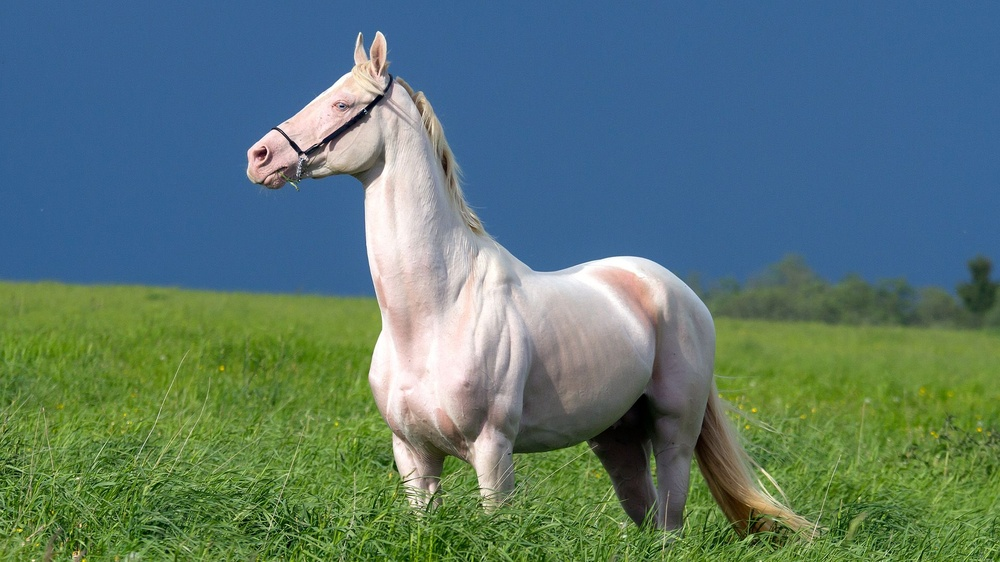
#> input picture horse.jpg, 1000 x 562 px, shrunk from 1920 x 1080 before the run
$ jupyter execute Image_normalization.ipynb
#> lines starting #> are read from the running program, lines starting #| are printed output that depends on the picture
[cell 1]
import cv2
import matplotlib.pyplot as plt
import numpy as np

[cell 2]
image = cv2.imread('horse.jpg')
#> image is the input picture: shape (562, 1000, 3); mean B, G, R 113.1, 119.6, 90.9

[cell 3]
def normalize_image(image):
    min_max = cv2.normalize(image, None, 0, 255, cv2.NORM_MINMAX)
    z_score = np.zeros_like(image, dtype=np.float32)

    for i in range(3):
        channel = image[:,:,i]
        mean = np.mean(channel)
        std = np.std(channel)
        z_score[:,:,i] = (channel-mean)/(std+1e-8)
#> this loop made 3 passes
#> (mean, std) on passes 1 to 3: (113.1, 54.8), (119.6, 37.63), (90.89, 50.73)
#> pass 1, in normalize_image, `channel = image[:,:,i]`:
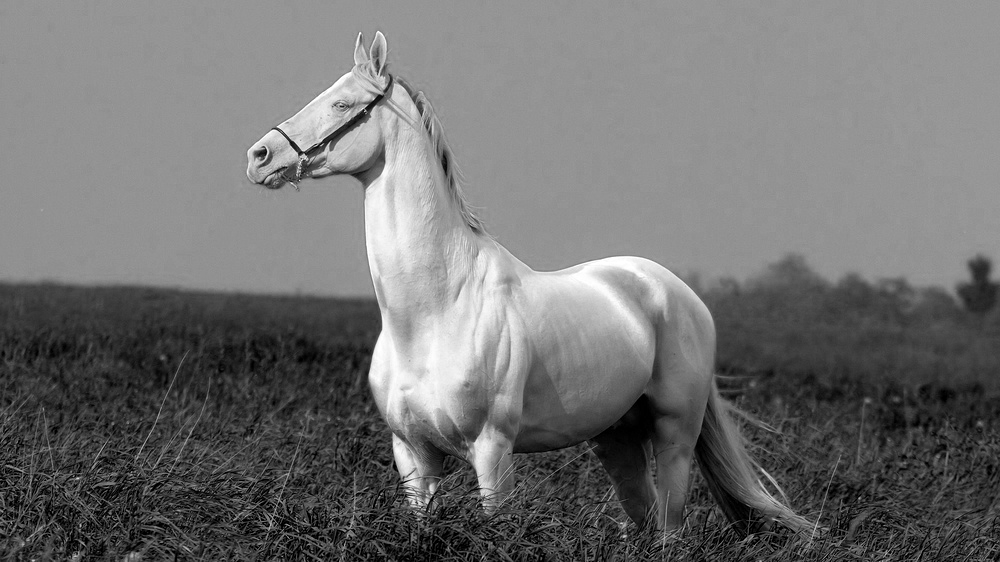
#> channel: shape (562, 1000); min 0, max 255, mean 113.1
#> pass 2, in normalize_image, `channel = image[:,:,i]`:
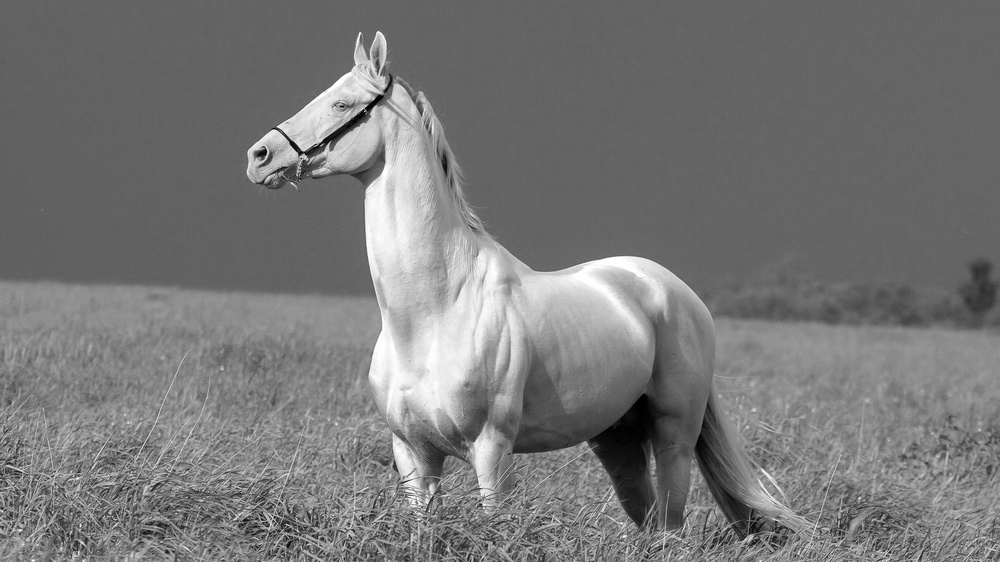
#> channel: shape (562, 1000); min 0, max 255, mean 119.6
#> pass 3, in normalize_image, `channel = image[:,:,i]`:
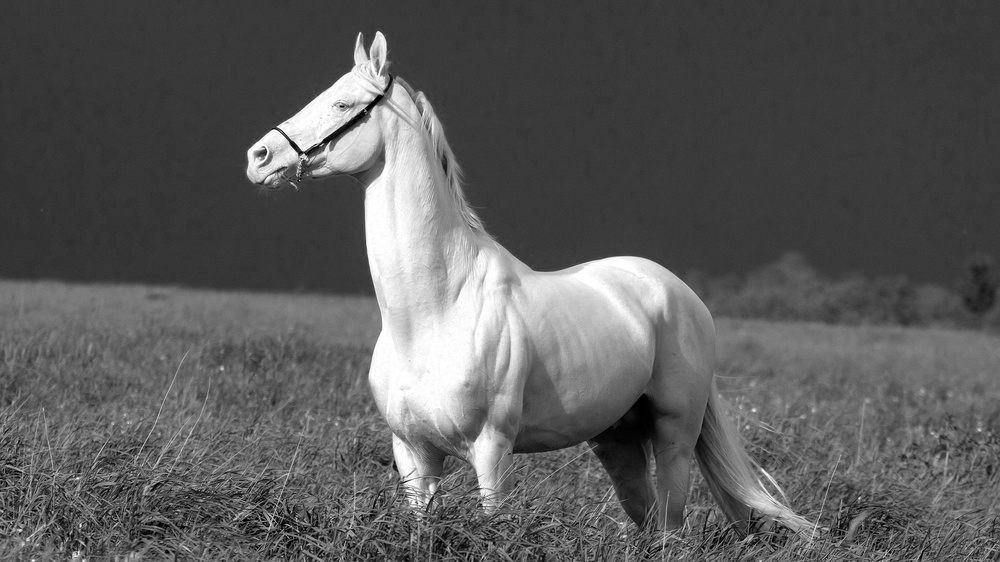
#> channel: shape (562, 1000); min 0, max 255, mean 90.9
#> after the loop:
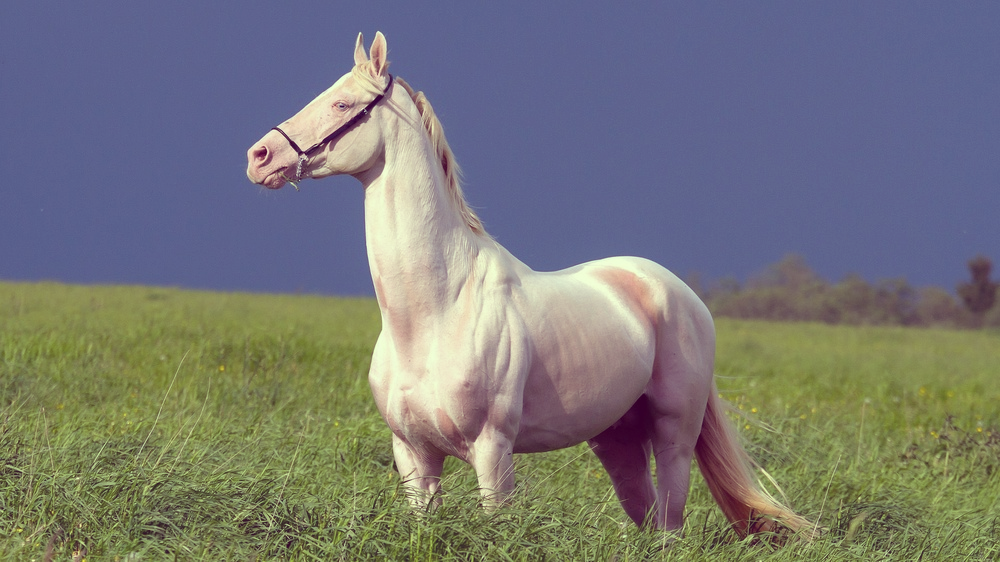
#> z_score: shape (562, 1000, 3) float32; mean B, G, R 4.03e-05, -2.78e-05, -0.000149; drawn with min black and max white

    z_score = cv2.normalize(z_score, None, 0, 255, cv2.NORM_MINMAX).astype(np.uint8)

    gray = cv2.cvtColor(image, cv2.COLOR_BGR2GRAY)
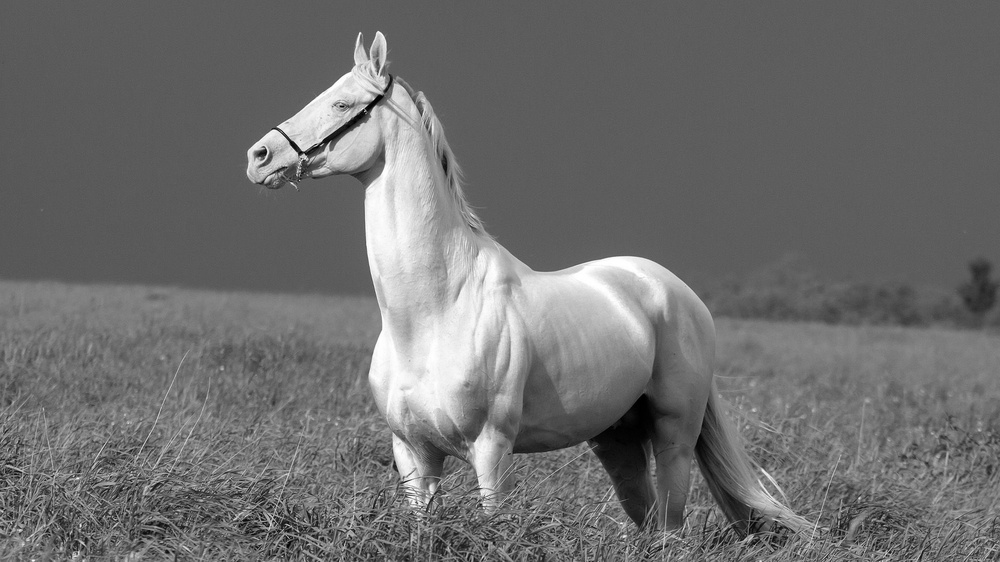
#> gray: shape (562, 1000); min 0, max 255, mean 110.2
    hist_eq = cv2.equalizeHist(gray)
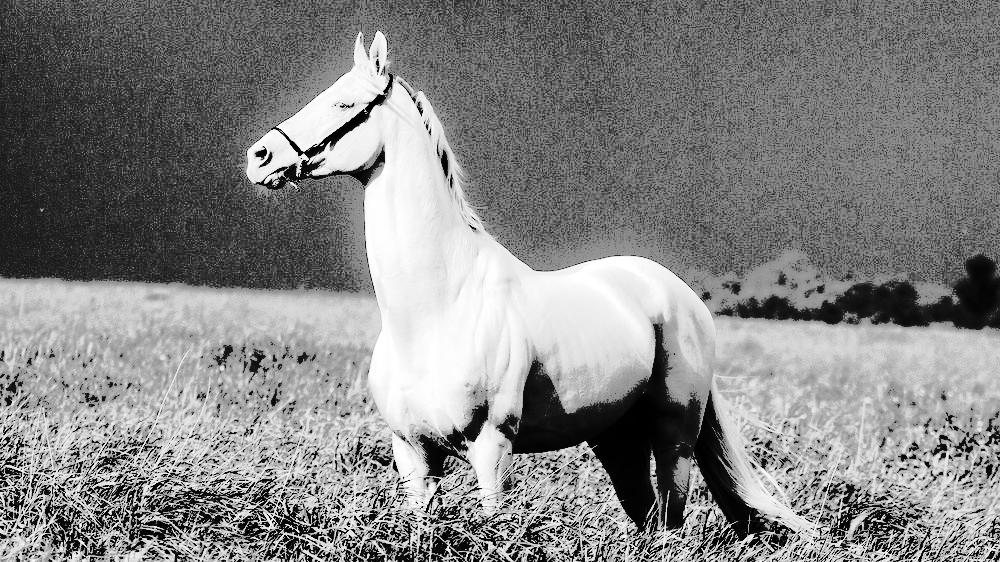
#> hist_eq: shape (562, 1000); min 0, max 255, mean 131.9

    return min_max, z_score, hist_eq

[cell 4]
if image is None:
    print("Error: Image not found.")
else:
    min_max, z_score, hist_eq = normalize_image(image)

    plt.figure(figsize=(20,5))
    plt.subplot(141)
    plt.imshow(cv2.cvtColor(image, cv2.COLOR_BGR2RGB))
    plt.title('Original Image')
    plt.axis('off')

    plt.subplot(142)
    plt.imshow(cv2.cvtColor(min_max, cv2.COLOR_BGR2RGB ))
    plt.title('Min-Max Normalization')
    plt.axis('off')

    plt.subplot(143)
    plt.imshow(cv2.cvtColor(z_score, cv2.COLOR_BGR2RGB))
    plt.title('Z-Score Normalization')
    plt.axis('off')

    plt.subplot(144)
    plt.imshow(hist_eq, cmap='gray')
    plt.title('Histogram Equalization')
    plt.axis('off')

    plt.tight_layout()
    plt.show()
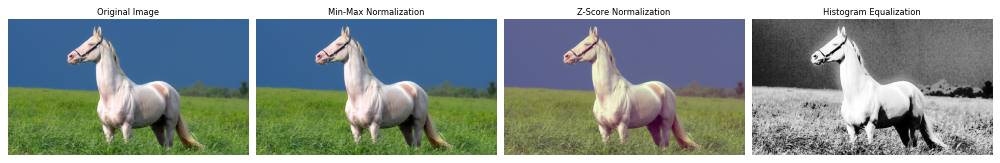
#> figure drawn by matplotlib, 4 panels
